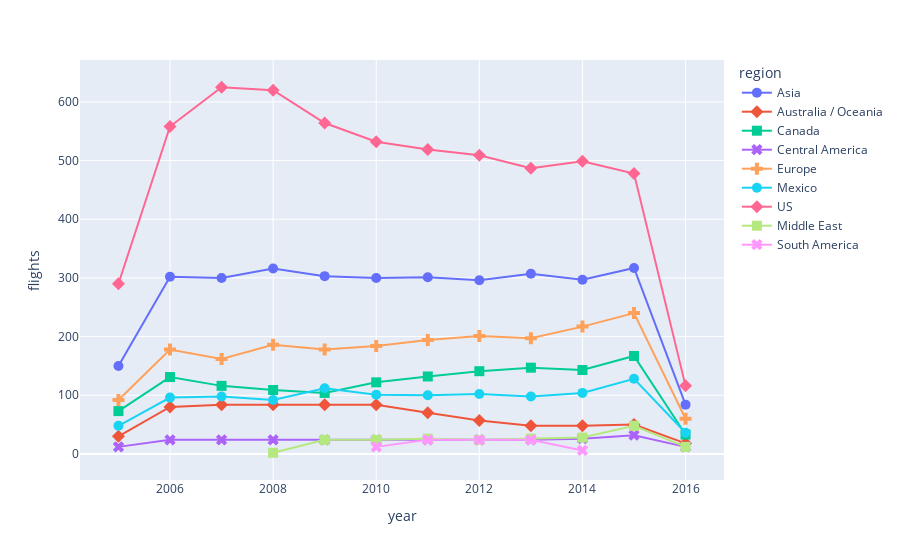

Source (notebook cell):
### Code cell
flights_per_year = Air_Traffic.groupby(['Year','GEO Region']).count()['index']
region_flights = {
    'year':[],
    'region':[],
    'flights':[],
}
for key in flights_per_year.keys():
    region_flights['year'].append(key[0])
    region_flights['region'].append(key[1])
    region_flights['flights'].append(flights_per_year[key])

region_flights_df = pd.DataFrame(region_flights)
print(region_flights_df.head())
fig = pe.line(region_flights_df,x='year',y='flights',color='region',markers=True,symbol='region')
fig.update_traces(marker={'size': 10})

### Figure 1 — Plotly figure (JSON) as saved in the notebook; plotly's stock layout.template omitted (floating-point values rounded to 4 significant figures)
{"data": [{"hovertemplate": "region=Asia<br>year=%{x}<br>flights=%{y}<extra></extra>", "legendgroup": "Asia", "line": {"color": "#636efa", "dash": "solid"}, "marker": {"size": 10, "symbol": "circle"}, "mode": "markers+lines", "name": "Asia", "orientation": "v", "showlegend": true, "type": "scatter", "x": [2005, 2006, 2007, 2008, 2009, 2010, 2011, 2012, 2013, 2014, 2015, 2016], "xaxis": "x", "y": [150, 302, 300, 316, 303, 300, 301, 296, 307, 297, 317, 84], "yaxis": "y"}, {"hovertemplate": "region=Australia / Oceania<br>year=%{x}<br>flights=%{y}<extra></extra>", "legendgroup": "Australia / Oceania", "line": {"color": "#EF553B", "dash": "solid"}, "marker": {"size": 10, "symbol": "diamond"}, "mode": "markers+lines", "name": "Australia / Oceania", "orientation": "v", "showlegend": true, "type": "scatter", "x": [2005, 2006, 2007, 2008, 2009, 2010, 2011, 2012, 2013, 2014, 2015, 2016], "xaxis": "x", "y": [30, 80, 84, 84, 84, 84, 70, 57, 48, 48, 50, 18], "yaxis": "y"}, {"hovertemplate": "region=Canada<br>year=%{x}<br>flights=%{y}<extra></extra>", "legendgroup": "Canada", "line": {"color": "#00cc96", "dash": "solid"}, "marker": {"size": 10, "symbol": "square"}, "mode": "markers+lines", "name": "Canada", "orientation": "v", "showlegend": true, "type": "scatter", "x": [2005, 2006, 2007, 2008, 2009, 2010, 2011, 2012, 2013, 2014, 2015, 2016], "xaxis": "x", "y": [73, 131, 116, 109, 104, 122, 132, 141, 147, 143, 167, 33], "yaxis": "y"}, {"hovertemplate": "region=Central America<br>year=%{x}<br>flights=%{y}<extra></extra>", "legendgroup": "Central America", "line": {"color": "#ab63fa", "dash": "solid"}, "marker": {"size": 10, "symbol": "x"}, "mode": "markers+lines", "name": "Central America", "orientation": "v", "showlegend": true, "type": "scatter", "x": [2005, 2006, 2007, 2008, 2009, 2010, 2011, 2012, 2013, 2014, 2015, 2016], "xaxis": "x", "y": [12, 24, 24, 24, 24, 24, 24, 24, 24, 26, 32, 12], "yaxis": "y"}, {"hovertemplate": "region=Europe<br>year=%{x}<br>flights=%{y}<extra></extra>", "legendgroup": "Europe", "line": {"color": "#FFA15A", "dash": "solid"}, "marker": {"size": 10, "symbol": "cross"}, "mode": "markers+lines", "name": "Europe", "orientation": "v", "showlegend": true, "type": "scatter", "x": [2005, 2006, 2007, 2008, 2009, 2010, 2011, 2012, 2013, 2014, 2015, 2016], "xaxis": "x", "y": [92, 178, 162, 186, 178, 184, 194, 201, 197, 217, 240, 60], "yaxis": "y"}, {"hovertemplate": "region=Mexico<br>year=%{x}<br>flights=%{y}<extra></extra>", "legendgroup": "Mexico", "line": {"color": "#19d3f3", "dash": "solid"}, "marker": {"size": 10, "symbol": "circle"}, "mode": "markers+lines", "name": "Mexico", "orientation": "v", "showlegend": true, "type": "scatter", "x": [2005, 2006, 2007, 2008, 2009, 2010, 2011, 2012, 2013, 2014, 2015, 2016], "xaxis": "x", "y": [48, 96, 98, 92, 112, 101, 100, 102, 98, 104, 128, 36], "yaxis": "y"}, {"hovertemplate": "region=US<br>year=%{x}<br>flights=%{y}<extra></extra>", "legendgroup": "US", "line": {"color": "#FF6692", "dash": "solid"}, "marker": {"size": 10, "symbol": "diamond"}, "mode": "markers+lines", "name": "US", "orientation": "v", "showlegend": true, "type": "scatter", "x": [2005, 2006, 2007, 2008, 2009, 2010, 2011, 2012, 2013, 2014, 2015, 2016], "xaxis": "x", "y": [290, 558, 625, 620, 564, 532, 519, 509, 487, 499, 478, 116], "yaxis": "y"}, {"hovertemplate": "region=Middle East<br>year=%{x}<br>flights=%{y}<extra></extra>", "legendgroup": "Middle East", "line": {"color": "#B6E880", "dash": "solid"}, "marker": {"size": 10, "symbol": "square"}, "mode": "markers+lines", "name": "Middle East", "orientation": "v", "showlegend": true, "type": "scatter", "x": [2008, 2009, 2010, 2011, 2012, 2013, 2014, 2015, 2016], "xaxis": "x", "y": [2, 24, 24, 26, 24, 26, 28, 48, 12], "yaxis": "y"}, {"hovertemplate": "region=South America<br>year=%{x}<br>flights=%{y}<extra></extra>", "legendgroup": "South America", "line": {"color": "#FF97FF", "dash": "solid"}, "marker": {"size": 10, "symbol": "x"}, "mode": "markers+lines", "name": "South America", "orientation": "v", "showlegend": true, "type": "scatter", "x": [2010, 2011, 2012, 2013, 2014], "xaxis": "x", "y": [12, 24, 24, 24, 6], "yaxis": "y"}], "layout": {"legend": {"title": {"text": "region"}, "tracegroupgap": 0}, "margin": {"t": 60}, "xaxis": {"anchor": "y", "domain": [0, 1], "title": {"text": "year"}}, "yaxis": {"anchor": "x", "domain": [0, 1], "title": {"text": "flights"}}}}
